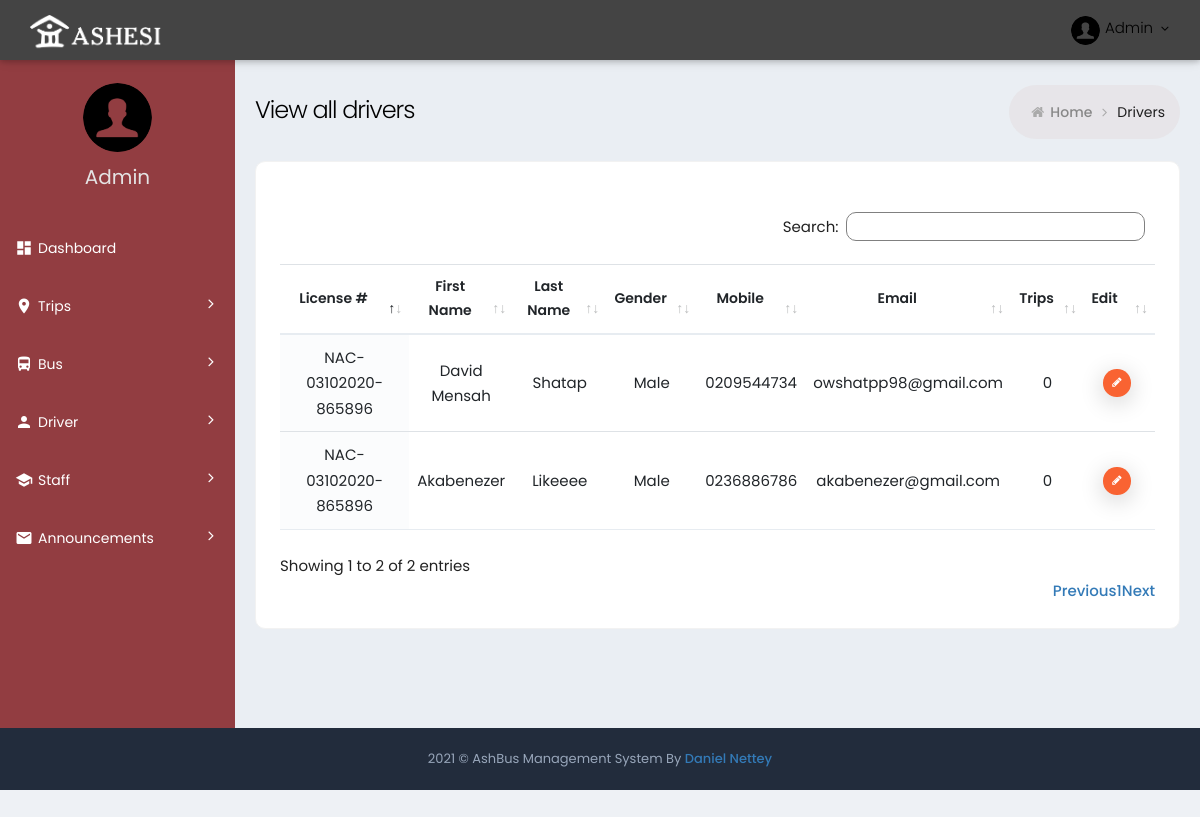
Before: /driver/ with the older database file.
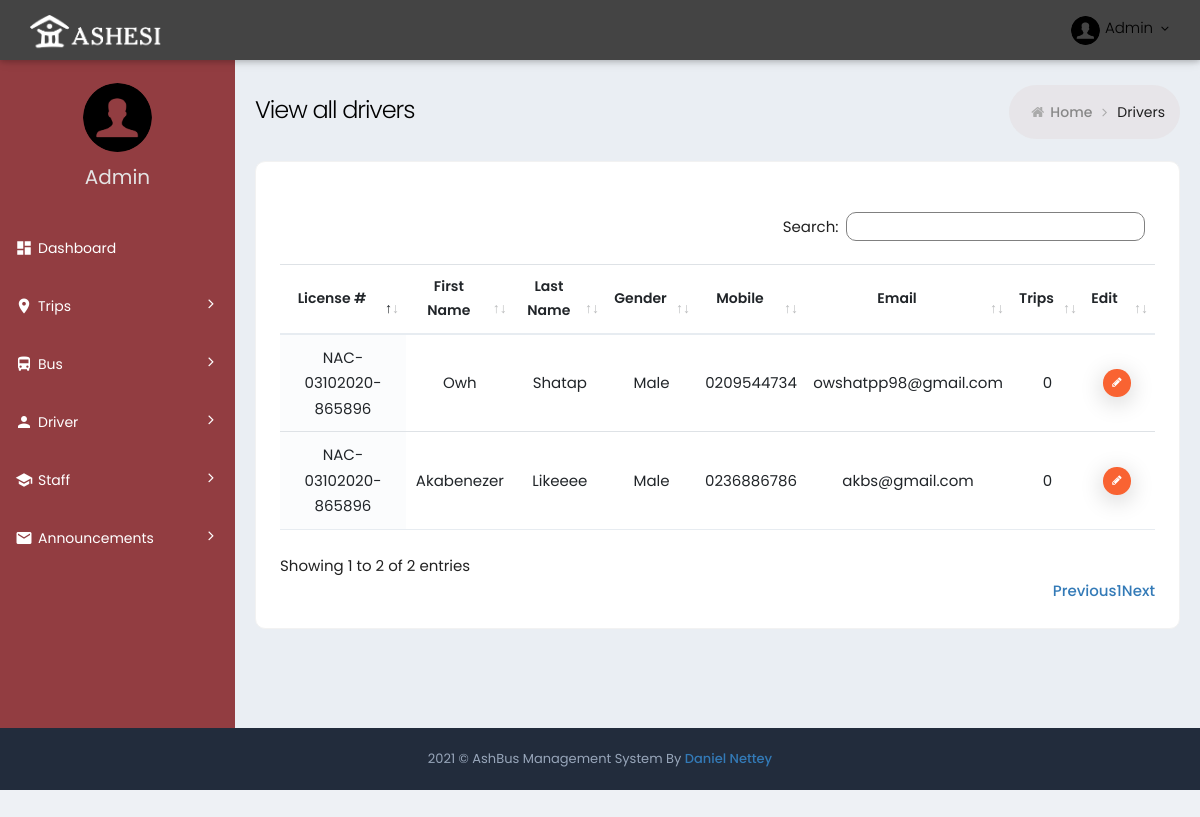
After: the same page with the newer database file.
### ashbus/ashbus_web/models.py (models this page shows, shortened)
class Driver(models.Model):
    license_number = models.CharField(max_length=20)
    person = models.ForeignKey(Person, on_delete=models.CASCADE)

class Person(models.Model):
    email = models.CharField(max_length=40)
    first_name = models.CharField(max_length=20)
    last_name = models.CharField(max_length=20)
    mobile = models.CharField(max_length=20)
    gender = models.CharField(max_length=10)
    number_of_trips = models.IntegerField(default=0)

### ashbus/ashbus_web/views.py (the view)
# urls.py: path('driver/', DriverView, name="driver"),
def DriverView(request):
    driver = Driver.objects.all()
    return render(request, "drivers.html", {"driver":driver})

### ashbus/ashbus_web/templates/drivers.html
{% extends 'innerBase.html'  %}
{% block Content %}
<div class="page-content-wrapper">
	<div class="page-content">
		<div class="page-bar">
			<div class="page-title-breadcrumb">
				<div class=" pull-left">
					<div class="page-title">View all drivers</div>
				</div>
				<ol class="breadcrumb page-breadcrumb pull-right">
					<li><i class="fa fa-home"></i>&nbsp;<a class="parent-item" href="{% url 'index' %}">Home</a>&nbsp;<i
							class="fa fa-angle-right"></i>
					</li>
					<li class="active">Drivers</li>
				</ol>
			</div>
		</div>
		<div class="row">
			<div class="col-md-12">
				<div class="card card-box">
					<div class="card-body ">
						<div class="row p-b-20">
						</div>
						<div class="table-scrollable">
							<table class="table table-hover table-checkable order-column full-width" id="example4">
								<thead>
									<tr>
										<th class="center"> License # </th>
										<th class="center"> First Name </th>
										<th class="center"> Last Name</th>
										<th class="center"> Gender </th>
										<th class="center"> Mobile </th>
										<th class="center"> Email </th>
										<th class="center"> Trips </th>
										<th class="center"> Edit </th>
									</tr>
								</thead>
								<tbody>
									{% for driver in driver %}
									<form action="">
										<tr class="odd gradeX">
											<td class="center"> {{ driver.license_number }} </td>
											<td class="center"> {{ driver.person.first_name }} </td>
											<td class="center"> {{ driver.person.last_name }} </td>
											<td class="center"> {{ driver.person.gender }} </td>
											<td class="center"> {{ driver.person.mobile }} </td>
											<td class="center"> {{ driver.person.email }} </td>
											<td class="center"> {{ driver.person.number_of_trips }} </td>
											<td class="center">
												<a href="{% url 'edit_driver' driver.id %}" class="btn btn-tbl-delete btn-xs">
													<i class="fa fa-pencil"></i>
												</a>
											</td>
										</tr>
									</form>
									{% endfor %}
								</tbody>
							</table>
						</div>
					</div>
				</div>
			</div>
		</div>
	</div>
</div>
{% endblock Content %}

Changed rows visible on the page:
changed through a linked row, Driver "Shatap": person.first_name "David Mensah" → "Owh"
changed through a linked row, Driver "Akabenezer": person.email "akabenezer@gmail.com" → "akbs@gmail.com"
